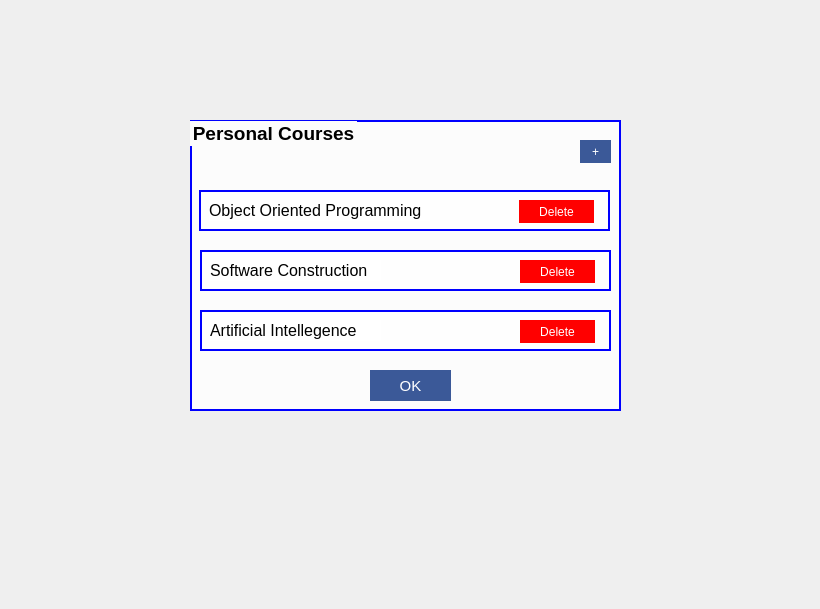
            <widget class="QWidget" name="AddCourse_Page">
             <widget class="QGroupBox" name="groupBox">
              <property name="geometry">
               <rect>
                <x>190</x>
                <y>120</y>
                <width>431</width>
                <height>291</height>
               </rect>
              </property>
              <property name="font">
               <font>
                <pointsize>14</pointsize>
                <weight>75</weight>
                <bold>true</bold>
               </font>
              </property>
              <property name="focusPolicy">
               <enum>Qt::NoFocus</enum>
              </property>
              <property name="acceptDrops">
               <bool>false</bool>
              </property>
              <property name="autoFillBackground">
               <bool>false</bool>
              </property>
              <property name="styleSheet">
               <string notr="true">background-color:rgb(255,255,255,200);
border:2px solid blue
</string>
              </property>
              <property name="title">
               <string>Personal Courses</string>
              </property>
              <property name="flat">
               <bool>false</bool>
              </property>
              <property name="checkable">
               <bool>false</bool>
              </property>
              <widget class="QPushButton" name="pushButton_2">
               <property name="geometry">
                <rect>
                 <x>390</x>
                 <y>20</y>
                 <width>31</width>
                 <height>23</height>
                </rect>
               </property>
               <property name="styleSheet">
                <string notr="true">QPushButton{
	color:#ffffff;
	background-color: #3b5998;
	border:0px solid;
}
QPushButton:hover{
background-color:#324a80;
}</string>
               </property>
               <property name="text">
                <string>+</string>
               </property>
              </widget>
              <widget class="QFrame" name="frame_10">
               <property name="geometry">
                <rect>
                 <x>9</x>
                 <y>70</y>
                 <width>411</width>
                 <height>41</height>
                </rect>
               </property>
               <property name="styleSheet">
                <string notr="true">background-color:rgb(255,255,255,200);</string>
               </property>
               <property name="frameShape">
                <enum>QFrame::StyledPanel</enum>
               </property>
               <property name="frameShadow">
                <enum>QFrame::Raised</enum>
               </property>
               <widget class="QLabel" name="label_26">
                <property name="geometry">
                 <rect>
                  <x>10</x>
                  <y>10</y>
                  <width>221</width>
                  <height>21</height>
                 </rect>
                </property>
                <property name="font">
                 <font>
                  <pointsize>12</pointsize>
                 </font>
                </property>
                <property name="styleSheet">
                 <string notr="true">border:0px solid</string>
                </property>
                <property name="text">
                 <string>Object Oriented Programming</string>
                </property>
               </widget>
               <widget class="QPushButton" name="pushButton_7">
                <property name="geometry">
                 <rect>
                  <x>320</x>
                  <y>10</y>
                  <width>75</width>
                  <height>23</height>
                 </rect>
                </property>
                <property name="styleSheet">
                 <string notr="true">QPushButton{
	color:#ffffff;
	background-color: #ff0000;
	border:0px solid;
}
QPushButton:hover{
background-color:#ab0000;
}</string>
                </property>
                <property name="text">
                 <string>Delete</string>
                </property>
               </widget>
              </widget>
              <widget class="QFrame" name="frame_11">
               <property name="geometry">
                <rect>
                 <x>10</x>
                 <y>130</y>
                 <width>411</width>
                 <height>41</height>
                </rect>
               </property>
               <property name="styleSheet">
                <string notr="true">background-color:rgb(255,255,255,200);</string>
               </property>
               <property name="frameShape">
                <enum>QFrame::StyledPanel</enum>
               </property>
               <property name="frameShadow">
                <enum>QFrame::Raised</enum>
               </property>
               <widget class="QLabel" name="label_29">
                <property name="geometry">
                 <rect>
                  <x>10</x>
                  <y>10</y>
                  <width>171</width>
                  <height>21</height>
                 </rect>
                </property>
                <property name="font">
                 <font>
                  <pointsize>12</pointsize>
                 </font>
                </property>
                <property name="styleSheet">
                 <string notr="true">border:0px solid</string>
                </property>
                <property name="text">
                 <string>Software Construction</string>
                </property>
               </widget>
               <widget class="QPushButton" name="pushButton_24">
                <property name="geometry">
                 <rect>
                  <x>320</x>
                  <y>10</y>
                  <width>75</width>
                  <height>23</height>
                 </rect>
                </property>
                <property name="styleSheet">
                 <string notr="true">QPushButton{
	color:#ffffff;
	background-color: #ff0000;
	border:0px solid;
}
QPushButton:hover{
background-color:#ab0000;
}</string>
                </property>
                <property name="text">
                 <string>Delete</string>
                </property>
               </widget>
              </widget>
              <widget class="QFrame" name="frame_12">
               <property name="geometry">
                <rect>
                 <x>10</x>
                 <y>190</y>
                 <width>411</width>
                 <height>41</height>
                </rect>
               </property>
               <property name="styleSheet">
                <string notr="true">background-color:rgb(255,255,255,200);</string>
               </property>
               <property name="frameShape">
                <enum>QFrame::StyledPanel</enum>
               </property>
               <property name="frameShadow">
                <enum>QFrame::Raised</enum>
               </property>
               <widget class="QLabel" name="label_30">
                <property name="geometry">
                 <rect>
                  <x>10</x>
                  <y>10</y>
                  <width>171</width>
                  <height>21</height>
                 </rect>
                </property>
                <property name="font">
                 <font>
                  <pointsize>12</pointsize>
                 </font>
                </property>
                <property name="styleSheet">
                 <string notr="true">border:0px solid</string>
                </property>
                <property name="text">
                 <string>Artificial Intellegence</string>
                </property>
               </widget>
               <widget class="QPushButton" name="pushButton_25">
                <property name="geometry">
                 <rect>
                  <x>320</x>
                  <y>10</y>
                  <width>75</width>
                  <height>23</height>
                 </rect>
                </property>
                <property name="styleSheet">
                 <string notr="true">QPushButton{
	color:#ffffff;
	background-color: #ff0000;
	border:0px solid;
}
QPushButton:hover{
background-color:#ab0000;
}</string>
                </property>
                <property name="text">
                 <string>Delete</string>
                </property>
               </widget>
              </widget>
              <widget class="QPushButton" name="MainScreenUpdate_2">
               <property name="geometry">
                <rect>
                 <x>180</x>
                 <y>250</y>
                 <width>81</width>
                 <height>31</height>
                </rect>
               </property>
               <property name="font">
                <font>
                 <pointsize>11</pointsize>
                </font>
               </property>
               <property name="styleSheet">
                <string notr="true">QPushButton{
	color:#ffffff;
	background-color: #3b5998;
	border:0px solid;
}
QPushButton:hover{
background-color:#324a80;
}</string>
               </property>
               <property name="text">
                <string>OK</string>
               </property>
              </widget>
             </widget>
             <widget class="QLabel" name="label_27">
              <property name="geometry">
               <rect>
                <x>0</x>
                <y>0</y>
                <width>811</width>
                <height>600</height>
               </rect>
              </property>
              <property name="text">
               <string/>
              </property>
              <property name="pixmap">
               <pixmap>bg2.jpg</pixmap>
              </property>
             </widget>
             <zorder>label_27</zorder>
             <zorder>groupBox</zorder>
            </widget>
